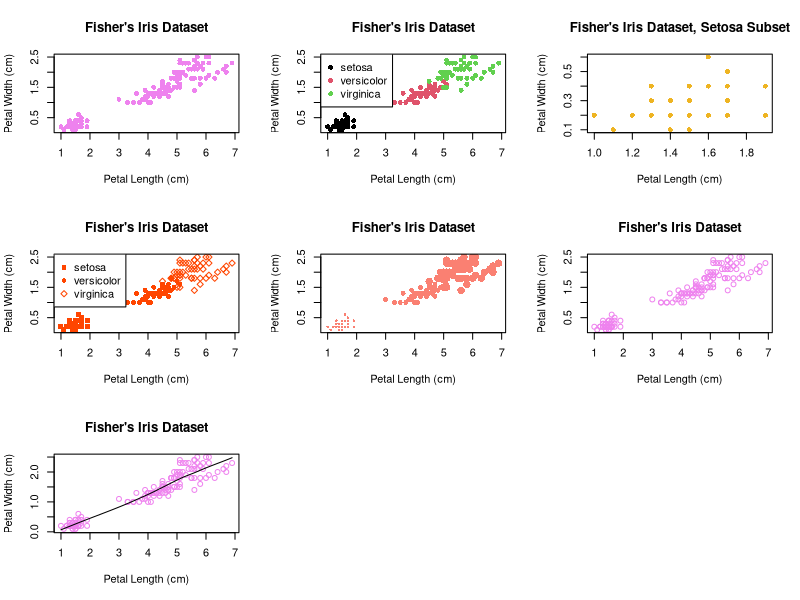

The R script that drew this image:
par(mfrow=c(3,3))
# Generic Plot of Iris
plot(iris$Petal.Length, iris$Petal.Width,
     xlab = 'Petal Length (cm)', ylab = 'Petal Width (cm)',
     main = "Fisher's Iris Dataset", pch= 16, col = 'violet')

# Petal Length vs petal width, different colors for different species
plot(iris$Petal.Length, iris$Petal.Width,
     xlab = 'Petal Length (cm)', ylab = 'Petal Width (cm)',
     main = "Fisher's Iris Dataset", pch= 16, col = iris$Species)
legend('topleft', legend = levels(iris$Species), pch = 16, col=c(1,2,3))

# Subset of above with setosa
setosa <- subset(iris, Species == 'setosa')
plot(setosa$Petal.Length, setosa$Petal.Width,
     xlab = 'Petal Length (cm)', ylab = 'Petal Width (cm)',
     main = "Fisher's Iris Dataset, Setosa Subset", pch= 16, col = 'goldenrod2')

# Different symbols for different species

plot(iris$Petal.Length, iris$Petal.Width,
     xlab = 'Petal Length (cm)', ylab = 'Petal Width (cm)',
     main = "Fisher's Iris Dataset", pch= c(15, 16, 23)[as.numeric(iris$Species)], col = 'orangered1')
legend('topleft', legend = levels(iris$Species), pch= c(15, 16, 23), col='orangered1')
# Different symbol sizes

plot(iris$Petal.Length, iris$Petal.Width, xlab = 'Petal Length (cm)', ylab = 'Petal Width (cm)',
     main = "Fisher's Iris Dataset", pch = 16, col = 'salmon', cex = c(0.5,1,1.5)[as.numeric(iris$Species)])

# Smoothing line

plot(iris$Petal.Length, iris$Petal.Width,
     xlab = 'Petal Length (cm)', ylab = 'Petal Width (cm)',
     main = "Fisher's Iris Dataset",  col = 'violet')
scatter.smooth(iris$Petal.Length, iris$Petal.Width,
               xlab = 'Petal Length (cm)', ylab = 'Petal Width (cm)',
               main = "Fisher's Iris Dataset",  col = 'violet')